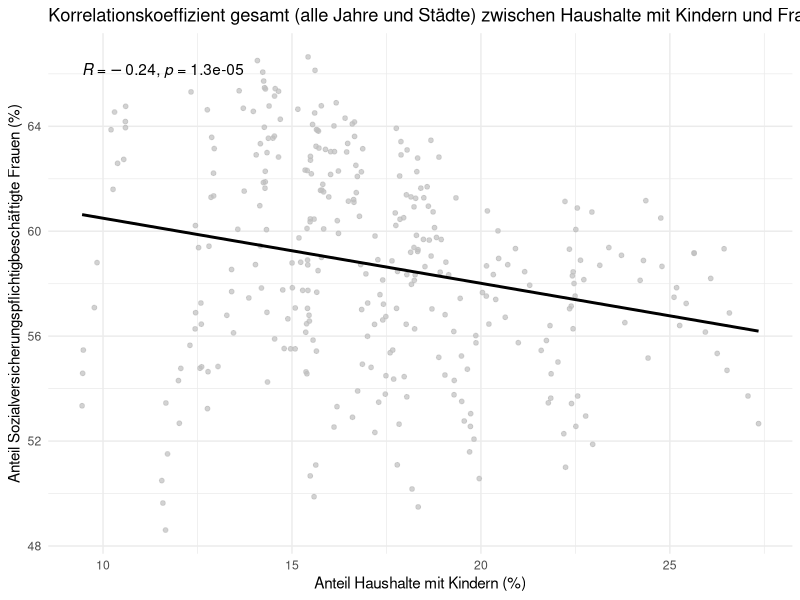

This figure's R source: (Note: this script raises an error after producing the figure.)
library(readxl)
library(tidyverse)
library(ggpubr)
library(ggplot2)


export_be <- read_excel("data/raw/export_be.xlsx")
be_sheet <- read_excel("data/raw/export_be.xlsx", sheet = "BEVÖLKERUNG")

export_ar <- read_excel("data/raw/export_ar.xlsx")
ar_sheet <- read_excel("data/raw/export_ar.xlsx", sheet = "ARBEITSMARKT")


all_districts_and_city <- be_sheet %>%
  filter(
    Indikator == "Haushalte mit Kindern",
    Ausprägung == "insgesamt"
  ) %>%
  mutate(
    hmk = 100 * `Basiswert 1` / `Basiswert 2`
  )

Sozialversicherungspflichtig_Beschäftigte_anteil_frau <- ar_sheet %>%
  filter(
    Indikator == "Sozialversicherungspflichtig Beschäftigte - Anteil",
    Ausprägung == "weiblich"
  ) %>%
  mutate(
    anteil = 100 * `Basiswert 1` / `Basiswert 2`
  )


korrelations_daten <- inner_join(
  all_districts_and_city, 
  Sozialversicherungspflichtig_Beschäftigte_anteil_frau, 
  by = c("Raumbezug", "Jahr")
)

korrelations_daten_clean <- korrelations_daten %>%
  filter(Raumbezug != "Stadt München")

hmk_korr_gesamt_point_sw <- ggplot(korrelations_daten_clean, aes(x = hmk, y = anteil)) +
  geom_point(size = 1.3, color = "grey", alpha = 0.7) +
  geom_smooth(method = "lm", color = "black", se = FALSE, linewidth = 1) +
  stat_cor(label.x.npc = "left", label.y.npc = "top") + 
  labs(
    title = "Korrelationskoeffizient gesamt (alle Jahre und Städte) zwischen Haushalte mit Kindern und Frauenbeschäftigung",
    x = "Anteil Haushalte mit Kindern (%)",
    y = "Anteil Sozialversicherungspflichtigbeschäftigte Frauen (%)"
  ) +
  theme_minimal()

hmk_korr_gesamt_point_sw
saveRDS(hmk_korr_gesamt_point_sw, "results/figures/Haushalt_mit_Kindern/hmk_korr_gesamt_point_sw.rds")

#----------------------------------------------------------------------------------
hmk_korr_ponit_nach_stadtteile_color <- ggplot(korrelations_daten_clean, aes(x = hmk, y = anteil)) +
  geom_point(aes(color = Raumbezug), 
             size = 1.3,     
             alpha = 0.7) +   
  geom_smooth(method = "lm", color = "black", se = FALSE, linewidth = 1) +
  stat_cor(
    label.x.npc = "left",   
    label.y.npc = "top",   
    color = "black",
    size = 5
  ) + 
  coord_cartesian(xlim = c(8, 28), ylim = c(48, 68)) +
  labs(
    title = "Korrelationskoeffizient nach Stadtteilen zwischen Haushalte mit Kindern und Frauenbeschäftigung",
    x = "Anteil Haushalte mit Kindern (%)",
    y = "Anteil Sozialversicherungspflichtigbeschäftigte Frauen (%)",
    color = "Stadtteile" 
  ) +
  guides(color = guide_legend(ncol = 1)) + 
  theme_minimal()

hmk_korr_ponit_nach_stadtteile_color
saveRDS(hmk_korr_ponit_nach_stadtteile_color, "results/figures/Haushalt_mit_Kindern/hmk_korr_ponit_nach_stadtteile_color.rds")


#-----------------------------------------------------------------------
korrelations_daten <- inner_join(
  all_districts_and_city, 
  Sozialversicherungspflichtig_Beschäftigte_anteil_frau, 
  by = c("Raumbezug", "Jahr")
)

korrelations_daten_clean <- korrelations_daten %>%
  filter(Raumbezug != "Stadt München")



plot_data_final <- korrelations_daten_clean %>%
  group_by(Raumbezug) %>%
  mutate(
    r = cor(hmk, anteil, use = "complete.obs"),
    r_label = sprintf("(R=%.2f)", r),
    Raumbezug_Label = paste(Raumbezug, r_label, sep = " ")
  ) %>%
  ungroup()

all_labels <- sort(unique(plot_data_final$Raumbezug_Label))
all_colors <- scales::hue_pal()(length(all_labels))
stadtteil_palette <- all_colors
names(stadtteil_palette) <- all_labels

hmk_korr_point_line_nach_stadtteile_color <- ggplot(plot_data_final, aes(x = hmk, y = anteil)) +
  geom_smooth(aes(color = Raumbezug_Label, group = Raumbezug_Label),
              method = "lm", se = FALSE, linewidth = 1.1, alpha = 0.8) +
  geom_point(aes(color = Raumbezug_Label), size = 1.1, alpha = 0.5) +
  geom_smooth(aes(group = 1), method = "lm", color = "black", linewidth = 1.1, se = FALSE) +
  scale_color_manual(values = stadtteil_palette) +
  labs(
    title = "Korrelationskoeffizient nach Stadtteilen zwischen Haushalte mit Kindern und Frauenbeschäftigung",
    x = "Anteil Haushalte mit Kindern (%)",
    y = "Anteil Sozialversicherungspflichtigbeschäftigte Frauen (%)",
    color = "Stadtteile" 
  ) +
  coord_cartesian(xlim = c(8, 28), ylim = c(48, 68)) +
  theme_minimal() +
  theme(
    legend.text = element_text(size = 7),
    legend.key.height = unit(0.4, "cm")
  ) +
  guides(color = guide_legend(ncol = 1))

hmk_korr_point_line_nach_stadtteile_color

saveRDS(hmk_korr_point_line_nach_stadtteile_color, "results/figures/Haushalt_mit_Kindern/hmk_korr_point_line_nach_stadtteile_color.rds")


#----------------------------------------------------------------------------
r_werte_check <- korrelations_daten_clean %>%
  group_by(Raumbezug) %>%
  summarise(
    r_wert = cor(hmk, anteil)
  ) %>%
  mutate(
    is_negative = r_wert < 0,
    Raumbezug_Label = paste0(Raumbezug, " (R=", round(r_wert, 2), ")")
  )

plot_data_highlight <- korrelations_daten_clean %>%
  left_join(r_werte_check, by = "Raumbezug")

hmk_simpson_stadtteile_kleiner_0 <- ggplot(plot_data_highlight, aes(x = hmk, y = anteil)) +
  geom_smooth(
    data = subset(plot_data_highlight, is_negative == FALSE),
    aes(group = Raumbezug), 
    method = "lm", 
    se = FALSE, 
    color = "grey85", 
    linewidth = 0.8,
    alpha = 0.5
  ) +
  geom_smooth(
    data = subset(plot_data_highlight, is_negative == TRUE),
    aes(color = Raumbezug_Label, group = Raumbezug), 
    method = "lm", 
    se = FALSE, 
    linewidth = 1.1, 
    alpha = 1
  ) +
  geom_smooth(
    aes(group = 1), 
    method = "lm", 
    color = "black", 
    linewidth = 1.1, 
    se = FALSE
  ) +
  scale_color_manual(values = stadtteil_palette) +
  labs(
    title = "Simpson's Paradox",
    subtitle = "Grau = Positiver Zusammenhang, Bunt = Negativer Zusammenhang",
    x = "Anteil Haushalte mit Kindern (%)",
    y = "Anteil Sozialversicherungspflichtigbeschäftigte Frauen (%)",
    color = "Stadtteile mit R < 0" 
  ) +
  coord_cartesian(xlim = c(8, 28), ylim = c(48, 68)) +
  theme_minimal() +
  theme(legend.position = "right")

hmk_simpson_stadtteile_kleiner_0
saveRDS(hmk_simpson_stadtteile_kleiner_0, "results/figures/Haushalt_mit_Kindern/hmk_simpson_stadtteile_kleiner_0.rds")

#------------------------------------------------------------------------------
plot_data_colored <- korrelations_daten_clean %>%
  group_by(Raumbezug) %>%
  mutate(
    r_wert = cor(hmk, anteil),
    trend_richtung = ifelse(r_wert >= 0, "positiv", "negativ")
  ) %>%
  ungroup() 

hmk_simpson_blau_rot <- ggplot(plot_data_colored, aes(x = hmk, y = anteil)) +
  geom_smooth(
    aes(
      color = trend_richtung,  
      group = Raumbezug        
    ), 
    method = "lm", 
    se = FALSE, 
    linewidth = 1.1,    
    alpha = 0.6       
  ) +
  geom_smooth(aes(group = 1), method = "lm", color = "black", linewidth = 1.1, se = FALSE) +
  scale_color_manual(values = c(
    "positiv" = "red",  
    "negativ" = "blue"  
  )) +
  labs(
    title = "Simpson's Paradox",
    subtitle = "Rot = positiver Zusammenhang (R > 0), Blau = negative Zusammenhang (R < 0)",
    x = "Anteil Haushalte mit Kindern (%)",
    y = "Anteil Sozialversicherungspflichtigbeschäftigte Frauen (%)"
  ) +
  coord_cartesian(xlim = c(8, 28), ylim = c(48, 68)) +
  theme_minimal() +
  theme(legend.position = "none")

hmk_simpson_blau_rot
saveRDS(hmk_simpson_blau_rot, "results/figures/Haushalt_mit_Kindern/hmk_simpson_blau_rot.rds")
